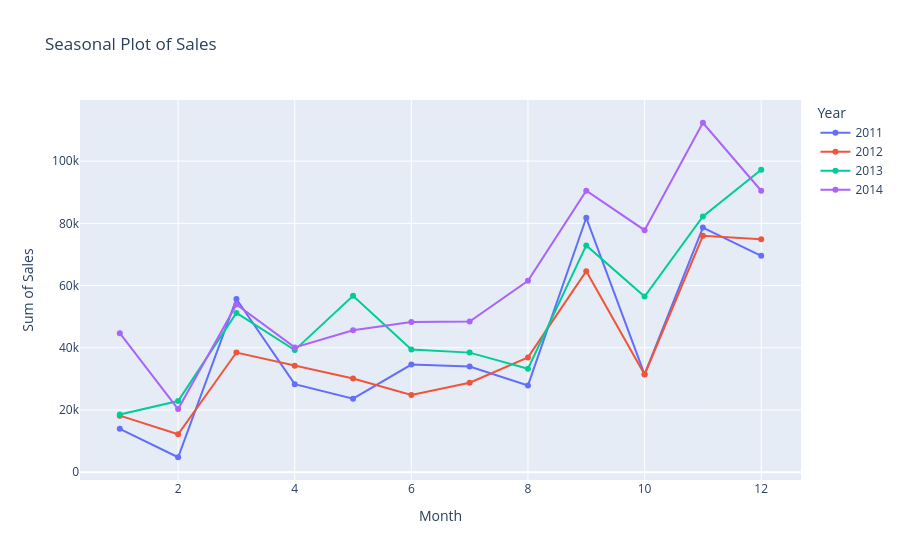

The notebook cell this image was saved under:
### Markdown cell above
This graph tells that sale slightly increase over every month but a little bit drop in jan - jul 2012. There must be some seansonal factor in sales....

### Code cell
agg_df = ss.groupby(['Order Year', 'Order Month'])['Sales'].sum().reset_index()

# Create a time series plot for each year in the same plot
fig = px.line(agg_df, x='Order Month', y='Sales', color='Order Year', title='Seasonal Plot of Sales',
              labels={'Order Year': 'Year', 'Sales': 'Sum of Sales', 'Order Month': 'Month'},markers=True)
# Show the interactive plot
fig.show()

### Figure 1 — Plotly figure (JSON) as saved in the notebook; plotly's stock layout.template omitted (floating-point values rounded to 4 significant figures)
{"data": [{"hovertemplate": "Year=2011<br>Month=%{x}<br>Sum of Sales=%{y}<extra></extra>", "legendgroup": "2011", "line": {"color": "#636efa", "dash": "solid"}, "marker": {"symbol": "circle"}, "mode": "lines+markers", "name": "2011", "orientation": "v", "showlegend": true, "type": "scatter", "x": [1, 2, 3, 4, 5, 6, 7, 8, 9, 10, 11, 12], "xaxis": "x", "y": [13950.0, 4811.0, 55690.0, 28300.0, 23650.0, 34600.0, 33950.0, 27910.0, 81780.0, 31450.0, 78630.0, 69550.0], "yaxis": "y"}, {"hovertemplate": "Year=2012<br>Month=%{x}<br>Sum of Sales=%{y}<extra></extra>", "legendgroup": "2012", "line": {"color": "#EF553B", "dash": "solid"}, "marker": {"symbol": "circle"}, "mode": "lines+markers", "name": "2012", "orientation": "v", "showlegend": true, "type": "scatter", "x": [1, 2, 3, 4, 5, 6, 7, 8, 9, 10, 11, 12], "xaxis": "x", "y": [18170.0, 12210.0, 38470.0, 34200.0, 30130.0, 24800.0, 28770.0, 36900.0, 64600.0, 31400.0, 75970.0, 74920.0], "yaxis": "y"}, {"hovertemplate": "Year=2013<br>Month=%{x}<br>Sum of Sales=%{y}<extra></extra>", "legendgroup": "2013", "line": {"color": "#00cc96", "dash": "solid"}, "marker": {"symbol": "circle"}, "mode": "lines+markers", "name": "2013", "orientation": "v", "showlegend": true, "type": "scatter", "x": [1, 2, 3, 4, 5, 6, 7, 8, 9, 10, 11, 12], "xaxis": "x", "y": [18540.0, 22870.0, 51190.0, 39250.0, 56690.0, 39430.0, 38440.0, 33270.0, 72910.0, 56460.0, 82190.0, 97240.0], "yaxis": "y"}, {"hovertemplate": "Year=2014<br>Month=%{x}<br>Sum of Sales=%{y}<extra></extra>", "legendgroup": "2014", "line": {"color": "#ab63fa", "dash": "solid"}, "marker": {"symbol": "circle"}, "mode": "lines+markers", "name": "2014", "orientation": "v", "showlegend": true, "type": "scatter", "x": [1, 2, 3, 4, 5, 6, 7, 8, 9, 10, 11, 12], "xaxis": "x", "y": [44700.0, 20280.0, 53910.0, 40110.0, 45650.0, 48260.0, 48430.0, 61520.0, 90490.0, 77790.0, 112300.0, 90470.0], "yaxis": "y"}], "layout": {"legend": {"title": {"text": "Year"}, "tracegroupgap": 0}, "title": {"text": "Seasonal Plot of Sales"}, "xaxis": {"anchor": "y", "domain": [0, 1], "title": {"text": "Month"}}, "yaxis": {"anchor": "x", "domain": [0, 1], "title": {"text": "Sum of Sales"}}}}
